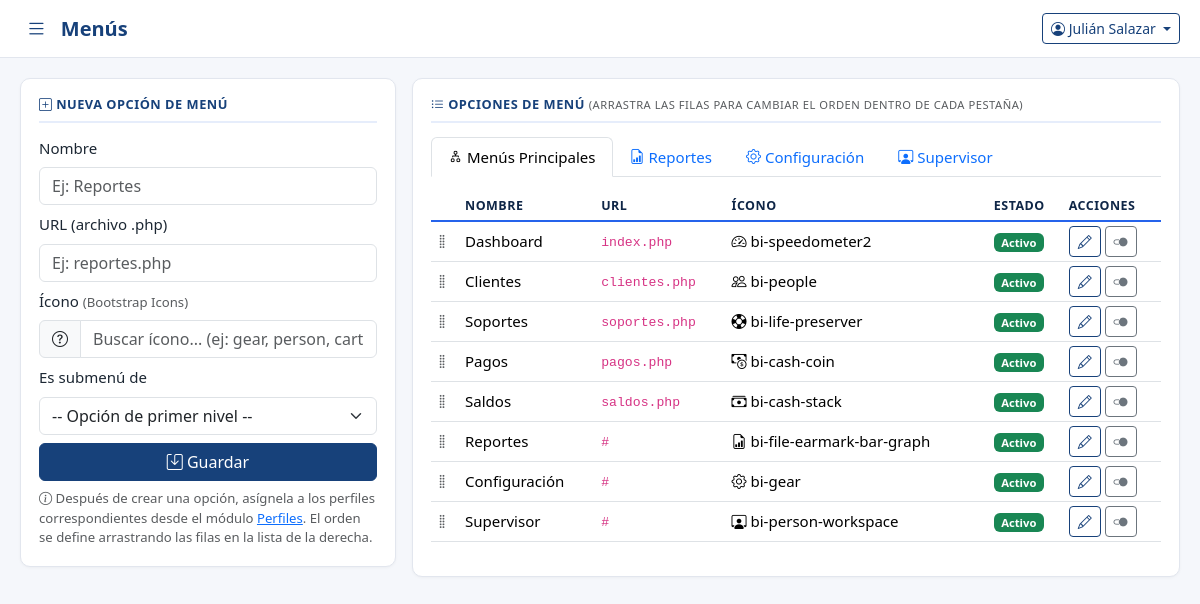
The page /sistema/menus.php (signed in) on the database as committed earlier.
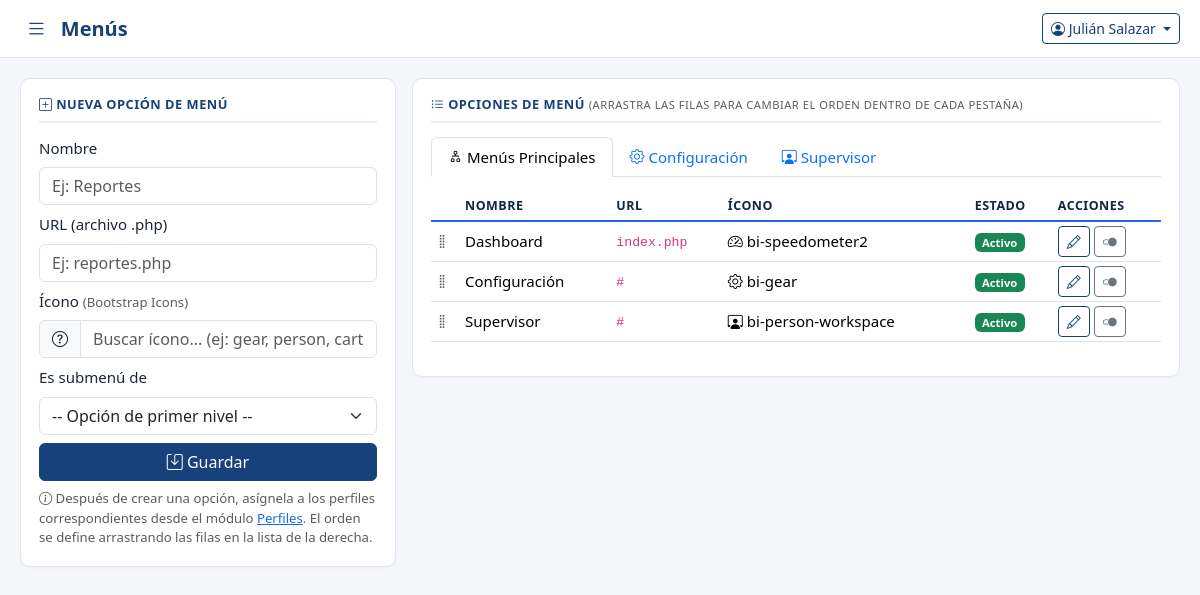
The same page on the database as committed later.
### tables this page shows
CREATE TABLE `tbl_menu_admin` (
  `id` int(11) NOT NULL AUTO_INCREMENT,
  `nombre` varchar(100) NOT NULL,
  `url` varchar(150) NOT NULL,
  `icono` varchar(50) DEFAULT NULL,
  `orden` int(11) NOT NULL DEFAULT 0,
  `is_submenu` int(11) NOT NULL DEFAULT 0,
  `state` tinyint(1) NOT NULL DEFAULT 1,
  `user_ing` int(11) DEFAULT NULL,
  `fecha_hora_ing` datetime NOT NULL DEFAULT current_timestamp(),
  PRIMARY KEY (`id`)
);

### sistema/includes/functions.php (called while the page is built, shortened)
<?php
function limpiar($valor) {
    return htmlspecialchars(trim($valor ?? ''), ENT_QUOTES, 'UTF-8');
}

### sistema/menus.php (the view, shortened to what this page needs)
<?php
require_once __DIR__ . '/includes/auth.php';
require_once __DIR__ . '/includes/functions.php';
$principales = $pdo->query("SELECT * FROM tbl_menu_admin WHERE is_submenu = 0 ORDER BY orden ASC")->fetchAll();
$hijosPorPadre = [];
foreach ($principales as $p) {
    $stmt = $pdo->prepare("SELECT * FROM tbl_menu_admin WHERE is_submenu = ? ORDER BY orden ASC");
    $stmt->execute([$p['id']]);
    $hijosPorPadre[$p['id']] = $stmt->fetchAll();
}
$tituloPagina = 'Menús';
include __DIR__ . '/includes/header.php';
?>
<div class="row g-3">
    <div class="col-lg-4">
        <div class="card-panel">
            <h6 class="panel-title" id="tituloForm"><i class="bi bi-plus-square"></i> Nueva Opción de Menú</h6>
            <form method="post" id="formMenu">
                <div class="mb-2">
                    <label class="form-label">Nombre</label>
                    <input type="text" name="nombre" id="m_nombre" class="form-control" placeholder="Ej: Reportes" required>
                </div>
                <div class="mb-2">
                    <label class="form-label">URL (archivo .php)</label>
                    <input type="text" name="url" id="m_url" class="form-control" placeholder="Ej: reportes.php" required>
                </div>
                <div class="mb-2">
                    <label class="form-label">Ícono <small class="text-muted">(Bootstrap Icons)</small></label>
                    <div class="icon-picker">
                        <div class="input-group">
                            <span class="input-group-text"><i class="bi bi-question-circle" id="m_icono_preview"></i></span>
                            <input type="text" class="form-control" id="m_icono_buscar" placeholder="Buscar ícono... (ej: gear, person, cart)" autocomplete="off">
                        </div>
                    </div>
                </div>
                <div class="mb-2">
                    <label class="form-label">Es submenú de</label>
                    <select class="form-select" name="is_submenu" id="m_is_submenu">
                        <option value="0">-- Opción de primer nivel --</option>
                    </select>
                </div>
                <button class="btn btn-tsp w-100" type="submit"><i class="bi bi-save"></i> Guardar</button>
                <small class="text-muted d-block mt-2"><i class="bi bi-info-circle"></i> Después de crear una opción, asígnela a los perfiles correspondientes desde el módulo <a href="perfiles.php">Perfiles</a>. El orden se define arrastrando las filas en la lista de la derecha.</small>
            </form>
        </div>
    </div>
    <div class="col-lg-8">
        <div class="card-panel">
            <h6 class="panel-title"><i class="bi bi-list-ul"></i> Opciones de Menú <small class="text-muted fw-normal">(arrastra las filas para cambiar el orden dentro de cada pestaña)</small></h6>
            <ul class="nav nav-tabs" id="tabsMenus" role="tablist">
                <li class="nav-item" role="presentation">
                    <button class="nav-link active" data-bs-toggle="tab" data-bs-target="#tab-principales" type="button">
                        <i class="bi bi-diagram-2"></i> Menús Principales
                    </button>
                </li>
                <?php foreach ($principales as $p): ?>
                    <?php if (!empty($hijosPorPadre[$p['id']])): ?>
                        <li class="nav-item" role="presentation">
                            <button class="nav-link" data-bs-toggle="tab" data-bs-target="#tab-hijo-<?= $p['id'] ?>" type="button">
                                <i class="bi <?= limpiar($p['icono'] ?: 'bi-dot') ?>"></i> <?= limpiar($p['nombre']) ?>
                            </button>
                        </li>
                    <?php endif; ?>
                <?php endforeach; ?>
            </ul>
            <div class="tab-content mt-3">
                <div class="tab-pane fade show active" id="tab-principales">
                    <div class="table-responsive">
                        <table class="table table-sm table-tsp align-middle">
                            <thead><tr><th style="width:30px;"></th><th>Nombre</th><th>URL</th><th>Ícono</th><th>Estado</th><th>Acciones</th></tr></thead>
                            <tbody id="lista-principales">
                            <?php foreach ($principales as $m): ?>
                                <tr draggable="true" data-id="<?= $m['id'] ?>" class="fila-arrastrable">
                                    <td class="cursor-pointer text-muted"><i class="bi bi-grip-vertical"></i></td>
                                    <td><?= limpiar($m['nombre']) ?></td>
                                    <td><code><?= limpiar($m['url']) ?></code></td>
                                    <td><i class="bi <?= limpiar($m['icono']) ?>"></i> <?= limpiar($m['icono']) ?></td>
                                    <td><span class="badge <?= (int)$m['state']===1?'bg-success':'bg-secondary' ?>"><?= (int)$m['state']===1?'Activo':'Inactivo' ?></span></td>
                                    <td class="text-nowrap">
                                        <button class="btn btn-sm btn-outline-tsp" onclick='editarMenu(<?= json_encode($m, JSON_HEX_APOS|JSON_HEX_QUOT) ?>)'><i class="bi bi-pencil"></i></button>
                                        <a href="menus.php?toggle=<?= $m['id'] ?>" class="btn btn-sm btn-outline-secondary" onclick="return confirmarAccion('¿Cambiar el estado de esta opción de menú?')"><i class="bi bi-toggle2-on"></i></a>
                                    </td>
                                </tr>
                            <?php endforeach; ?>
                            </tbody>
                        </table>
                    </div>
                </div>
            </div>
        </div>
    </div>
</div>
<?php include __DIR__ . '/includes/footer.php'; ?>

### sistema/includes/header.php (shortened to what this page needs)
<!DOCTYPE html>
<html lang="es">
<head>
<link href="https://cdn.jsdelivr.net/npm/bootstrap@5.3.3/dist/css/bootstrap.min.css" rel="stylesheet">
<link rel="stylesheet" href="https://cdn.jsdelivr.net/npm/bootstrap-icons@1.11.3/font/bootstrap-icons.css">
<link rel="stylesheet" href="assets/css/style.css">
</head>
<body>
<div class="app-wrapper">
<div class="main-content">
<div class="topbar">
    <div class="d-flex align-items-center gap-2">
        <button class="btn-toggle" id="btnToggleSidebar"><i class="bi bi-list"></i></button>
        <h5 class="mb-0 text-tsp fw-bold"><?= limpiar($tituloPagina ?? '') ?></h5>
    </div>
    <div class="dropdown">
        <button class="btn btn-outline-tsp btn-sm dropdown-toggle" data-bs-toggle="dropdown">
            <i class="bi bi-person-circle"></i> <?= limpiar($_SESSION['tsp_nombre'] ?? '') ?>
        </button>
    </div>
</div>
<div class="content-area">

### sistema/includes/footer.php (shortened to what this page needs)
    </div>
    </div>
</div>
</body>
</html>

### sistema/assets/css/style.css (style rules this page uses)
:root { --azul-oscuro: #0f2647; --azul-principal: #17417a; --azul-medio: #2563eb; --azul-claro: #e6edfb; --naranja: #f0803c; --crema: #f5f7fb; --texto: #1c2733; --rojo: #c0392b; --sidebar-width: 250px; }
* { box-sizing: border-box; }
body { background-color: var(--crema); color: var(--texto); font-family: 'Segoe UI', Roboto, Arial, sans-serif; font-size: 0.94rem; }
.app-wrapper { display: flex; min-height: 100vh; }
.main-content { margin-left: 0; width: 100%; min-height: 100vh; display: flex; flex-direction: column; }
.topbar { background: #fff; border-bottom: 1px solid #e2e6ee; padding: 12px 20px; display: flex; align-items: center; justify-content: space-between; position: sticky; top: 0; z-index: 1020; }
.topbar .btn-toggle { display: inline-block; background: none; border: none; font-size: 1.3rem; color: var(--azul-principal); }
.content-area { padding: 20px; flex: 1; }
.card-panel { background: #fff; border: 1px solid #e2e6ee; border-radius: 10px; padding: 18px; margin-bottom: 18px; box-shadow: 0 1px 3px rgba(0,0,0,0.04); }
.card-panel h6.panel-title { color: var(--azul-principal); font-weight: 700; letter-spacing: 0.5px; font-size: 0.8rem; text-transform: uppercase; margin-bottom: 14px; border-bottom: 2px solid var(--azul-claro); padding-bottom: 8px; }
.btn-tsp { background: var(--azul-principal); border-color: var(--azul-principal); color: #fff; }
.btn-outline-tsp { border-color: var(--azul-principal); color: var(--azul-principal); }
.table-tsp thead { background: var(--azul-claro); }
.table-tsp thead th { color: var(--azul-oscuro); font-size: 0.78rem; text-transform: uppercase; letter-spacing: .5px; border-bottom: 2px solid var(--azul-medio); }
.table-tsp td, .table-tsp th { vertical-align: middle; }
.text-tsp { color: var(--azul-principal); }
.cursor-pointer { cursor: pointer; }
.fila-arrastrable td:first-child { touch-action: none; }
.icon-picker { position: relative; }

Rows that differ between the two databases and show on the page:
removed tbl_menu_admin: nombre "Reportes", url "#", icono "bi-file-earmark-bar-graph", state "Activo"
removed tbl_menu_admin: nombre "Clientes", url "clientes.php", icono "bi-people", state "Activo"
removed tbl_menu_admin: nombre "Soportes", url "soportes.php", icono "bi-life-preserver", state "Activo"
removed tbl_menu_admin: nombre "Pagos", url "pagos.php", icono "bi-cash-coin", state "Activo"
removed tbl_menu_admin: nombre "Saldos", url "saldos.php", icono "bi-cash-stack", state "Activo"
